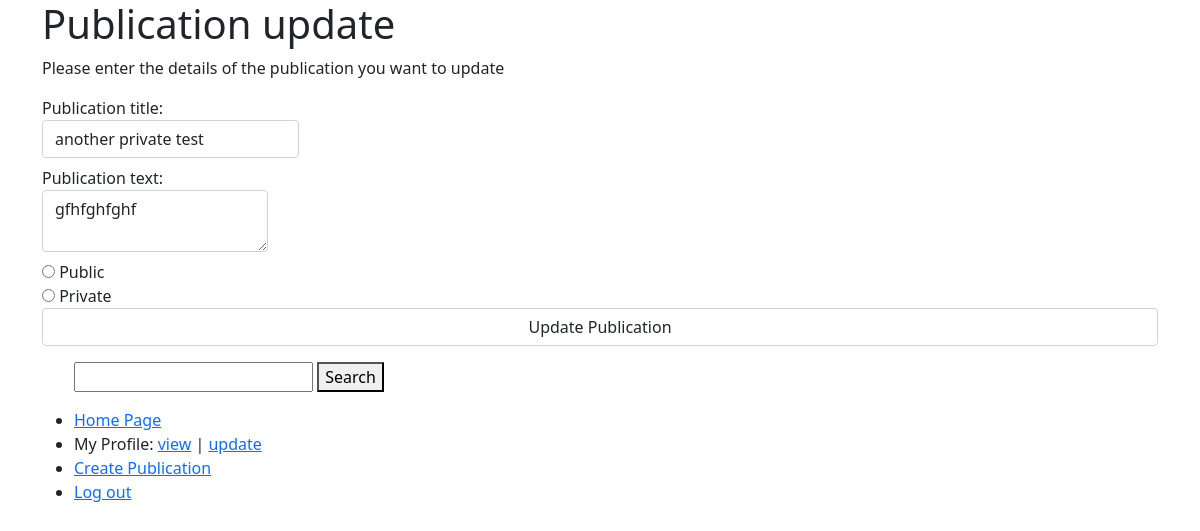
Screenshot of /Publication/update/12 (signed in) with the database file from the repository.
### tables this page shows
CREATE TABLE `publication` (
  `publication_id` int(11) NOT NULL,
  `profile_id` int(11) NOT NULL,
  `publication_title` varchar(100) NOT NULL,
  `publication_text` text NOT NULL,
  `timestamp` timestamp NOT NULL DEFAULT current_timestamp() ON UPDATE current_timestamp(),
  `publication_status` tinyint(1) NOT NULL DEFAULT 0 COMMENT '0 is public, 1 is private'
);

### app/core/App.php (called while the page is built, shortened)
<?php
		class App {
			private $method = 'index';
			public function __construct() {
				$url = self::parseUrl();
				if (isset($url[0])) {
					unset($url[0]);
				}
				$this->controller = new $this->controller;
				if (isset($url[1])) {
					if (method_exists($this->controller, $url[1]))
						$this->method = $url[1];
					unset($url[1]);
				}
				$this->params = $url ? array_values($url) : [];
				call_user_func_array([$this->controller, $this->method], $this->params);
			}
			private static function parseUrl() {
				if (isset($_GET['url'])) {
					return explode('/',
						filter_var(
							rtrim($_GET['url'], '/'),
							FILTER_SANITIZE_URL)
					);
				}
			}
		}

### index.php (called while the page is built, shortened)
<?php
    new \app\core\App();

### app/models/Publication.php (called while the page is built, shortened)
<?php
        class Publication extends \app\core\Model {
            public function get($publication_id) {
                $SQL = 'SELECT * FROM publication WHERE publication_id = :publication_id';
                $STMT = self::$_connection->prepare($SQL);
                $STMT->execute(['publication_id'=>$publication_id]);
                $STMT->setFetchMode(\PDO::FETCH_CLASS, "app\models\Publication");
                return $STMT->fetch();
            }
        }

### app/core/DBConnection.php (called while the page is built, shortened)
<?php
		class DBConnection {
			static $connection = null;
			private function __construct() {
				if (self::$connection == null) {
					$host = 'localhost';
					$DBname = 'assignment2';
					$user = 'root';
					$password = '';
					self::$connection = new \PDO("mysql:host=$host;dbname=$DBname", $user, $password);
				}
			}
			public static function getInstance() {
				return self::$connection;
			}
		}

### app/views/Publication/update.php (the view, shortened to what this page needs)
<html>
<head>
<link href="https://cdn.jsdelivr.net/npm/bootstrap@5.1.3/dist/css/bootstrap.min.css" rel="stylesheet">
</head>
<body>
	<div class='container'>
	<h1>Publication update</h1>
	<p>Please enter the details of the publication you want to update</p>
	<form method='post' action=''>
                <label class='form-label'>Publication title:<input type='text' name='publication_title' class='form-control' value='<?= $data->publication_title?>' /></label><br>
                <label class='form-label'>Publication text:<textarea name='publication_text' class='form-control'><?= $data->publication_text?></textarea></label><br>
                <input type="radio" id="public" name="publication_status" value="0">
                <label for="public">Public</label><br>
                <input type="radio" id="private" name="publication_status" value="1">
                <label for="private">Private</label><br>
                <input type="submit" name='action' value='Update Publication' class='form-control' />
            </form>
	</div>
</body>
</html>

### rows the page displays
publication: publication_title "another private test", publication_text "gfhfghfghf"
